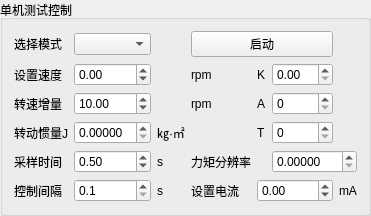
         <widget class="QGroupBox" name="groupBox_11">
          <property name="title">
           <string>单机测试控制</string>
          </property>
          <layout class="QGridLayout" name="gridLayout_19">
           <item row="0" column="0">
            <widget class="QLabel" name="label_76">
             <property name="sizePolicy">
              <sizepolicy hsizetype="Fixed" vsizetype="Preferred">
               <horstretch>0</horstretch>
               <verstretch>0</verstretch>
              </sizepolicy>
             </property>
             <property name="text">
              <string>选择模式</string>
             </property>
            </widget>
           </item>
           <item row="0" column="1">
            <widget class="QComboBox" name="comboBox_motor_test_mode_2">
             <property name="maximumSize">
              <size>
               <width>100</width>
               <height>16777215</height>
              </size>
             </property>
            </widget>
           </item>
           <item row="0" column="3" colspan="3">
            <widget class="QPushButton" name="pushButton_single_test_mode_2">
             <property name="text">
              <string>启动</string>
             </property>
            </widget>
           </item>
           <item row="1" column="0">
            <widget class="QLabel" name="label_setval_2">
             <property name="sizePolicy">
              <sizepolicy hsizetype="Fixed" vsizetype="Preferred">
               <horstretch>0</horstretch>
               <verstretch>0</verstretch>
              </sizepolicy>
             </property>
             <property name="text">
              <string>设置速度</string>
             </property>
            </widget>
           </item>
           <item row="1" column="1">
            <widget class="QDoubleSpinBox" name="doubleSpinBox_motor_test_spd_2">
             <property name="maximumSize">
              <size>
               <width>100</width>
               <height>16777215</height>
              </size>
             </property>
             <property name="minimum">
              <double>-9000.000000000000000</double>
             </property>
             <property name="maximum">
              <double>9000.000000000000000</double>
             </property>
             <property name="singleStep">
              <double>1.000000000000000</double>
             </property>
            </widget>
           </item>
           <item row="1" column="3">
            <widget class="QLabel" name="label_5_2">
             <property name="text">
              <string>rpm</string>
             </property>
            </widget>
           </item>
           <item row="1" column="4">
            <widget class="QLabel" name="label_77">
             <property name="text">
              <string>K</string>
             </property>
            </widget>
           </item>
           <item row="1" column="5">
            <widget class="QDoubleSpinBox" name="doubleSpinBox_sin_K_2"/>
           </item>
           <item row="2" column="0">
            <widget class="QLabel" name="label_71">
             <property name="text">
              <string>转速增量</string>
             </property>
            </widget>
           </item>
           <item row="2" column="1">
            <widget class="QDoubleSpinBox" name="doubleSpinBox_motor_test_acc_2">
             <property name="minimum">
              <double>-500.000000000000000</double>
             </property>
             <property name="maximum">
              <double>500.000000000000000</double>
             </property>
             <property name="singleStep">
              <double>1.000000000000000</double>
             </property>
             <property name="value">
              <double>10.000000000000000</double>
             </property>
            </widget>
           </item>
           <item row="2" column="3">
            <widget class="QLabel" name="label_73">
             <property name="text">
              <string>rpm</string>
             </property>
            </widget>
           </item>
           <item row="2" column="4">
            <widget class="QLabel" name="label_72">
             <property name="text">
              <string>A</string>
             </property>
            </widget>
           </item>
           <item row="2" column="5">
            <widget class="QSpinBox" name="spinBox_sin_A_2">
             <property name="maximum">
              <number>10000</number>
             </property>
            </widget>
           </item>
           <item row="3" column="0">
            <widget class="QLabel" name="label_268">
             <property name="text">
              <string>转动惯量J</string>
             </property>
            </widget>
           </item>
           <item row="3" column="1">
            <widget class="QDoubleSpinBox" name="doubleSpinBox_J_2">
             <property name="decimals">
              <number>5</number>
             </property>
             <property name="singleStep">
              <double>0.000100000000000</double>
             </property>
             <property name="value">
              <double>0.000000000000000</double>
             </property>
            </widget>
           </item>
           <item row="3" column="2">
            <widget class="QLabel" name="label_270">
             <property name="text">
              <string>㎏·㎡</string>
             </property>
            </widget>
           </item>
           <item row="3" column="4">
            <widget class="QLabel" name="label_78">
             <property name="text">
              <string>T</string>
             </property>
            </widget>
           </item>
           <item row="3" column="5">
            <widget class="QSpinBox" name="spinBox_sin_T_2">
             <property name="maximum">
              <number>9999</number>
             </property>
            </widget>
           </item>
           <item row="4" column="0">
            <widget class="QLabel" name="label_74">
             <property name="text">
              <string>采样时间</string>
             </property>
            </widget>
           </item>
           <item row="4" column="1">
            <widget class="QDoubleSpinBox" name="doubleSpinBox_moto_test_time_2">
             <property name="minimum">
              <double>0.050000000000000</double>
             </property>
             <property name="maximum">
              <double>1.000000000000000</double>
             </property>
             <property name="singleStep">
              <double>0.050000000000000</double>
             </property>
             <property name="value">
              <double>0.500000000000000</double>
             </property>
            </widget>
           </item>
           <item row="4" column="2">
            <widget class="QLabel" name="label_75">
             <property name="text">
              <string>s</string>
             </property>
            </widget>
           </item>
           <item row="4" column="3">
            <widget class="QLabel" name="label_322">
             <property name="text">
              <string>力矩分辨率</string>
             </property>
            </widget>
           </item>
           <item row="4" column="5" colspan="2">
            <widget class="QDoubleSpinBox" name="doubleSpinBox_lj_resolution_ratio_2">
             <property name="decimals">
              <number>5</number>
             </property>
             <property name="singleStep">
              <double>0.001000000000000</double>
             </property>
             <property name="value">
              <double>0.000000000000000</double>
             </property>
            </widget>
           </item>
           <item row="5" column="0">
            <widget class="QLabel" name="label_269">
             <property name="text">
              <string>控制间隔</string>
             </property>
            </widget>
           </item>
           <item row="5" column="1">
            <widget class="QDoubleSpinBox" name="doubleSpinBox_test_interval_2">
             <property name="decimals">
              <number>1</number>
             </property>
             <property name="minimum">
              <double>0.100000000000000</double>
             </property>
             <property name="maximum">
              <double>0.500000000000000</double>
             </property>
             <property name="singleStep">
              <double>0.100000000000000</double>
             </property>
             <property name="value">
              <double>0.100000000000000</double>
             </property>
            </widget>
           </item>
           <item row="5" column="2">
            <widget class="QLabel" name="label_271">
             <property name="text">
              <string>s</string>
             </property>
            </widget>
           </item>
           <item row="5" column="3">
            <widget class="QLabel" name="label_setval_8">
             <property name="sizePolicy">
              <sizepolicy hsizetype="Fixed" vsizetype="Preferred">
               <horstretch>0</horstretch>
               <verstretch>0</verstretch>
              </sizepolicy>
             </property>
             <property name="text">
              <string>设置电流</string>
             </property>
            </widget>
           </item>
           <item row="5" column="4" colspan="2">
            <widget class="QDoubleSpinBox" name="doubleSpinBox_motor_test_cur_2">
             <property name="maximumSize">
              <size>
               <width>100</width>
               <height>16777215</height>
              </size>
             </property>
             <property name="minimum">
              <double>-550.000000000000000</double>
             </property>
             <property name="maximum">
              <double>550.000000000000000</double>
             </property>
             <property name="singleStep">
              <double>1.000000000000000</double>
             </property>
            </widget>
           </item>
           <item row="5" column="6">
            <widget class="QLabel" name="label_5_8">
             <property name="text">
              <string>mA</string>
             </property>
            </widget>
           </item>
          </layout>
         </widget>
